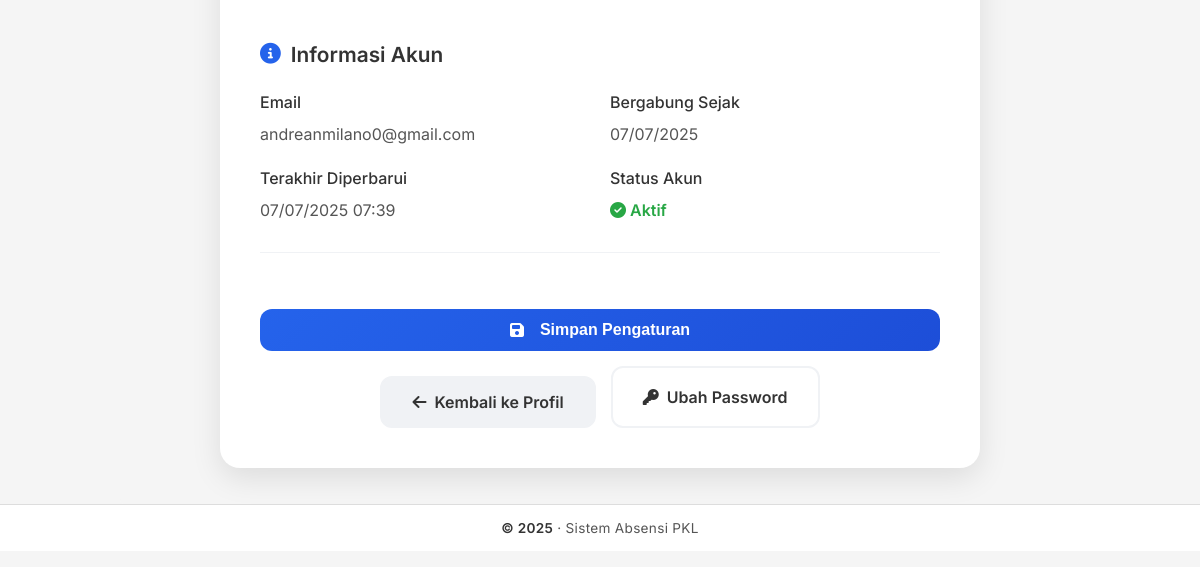
/profile/settings (signed in, lower part), run on an earlier commit of the app's database.
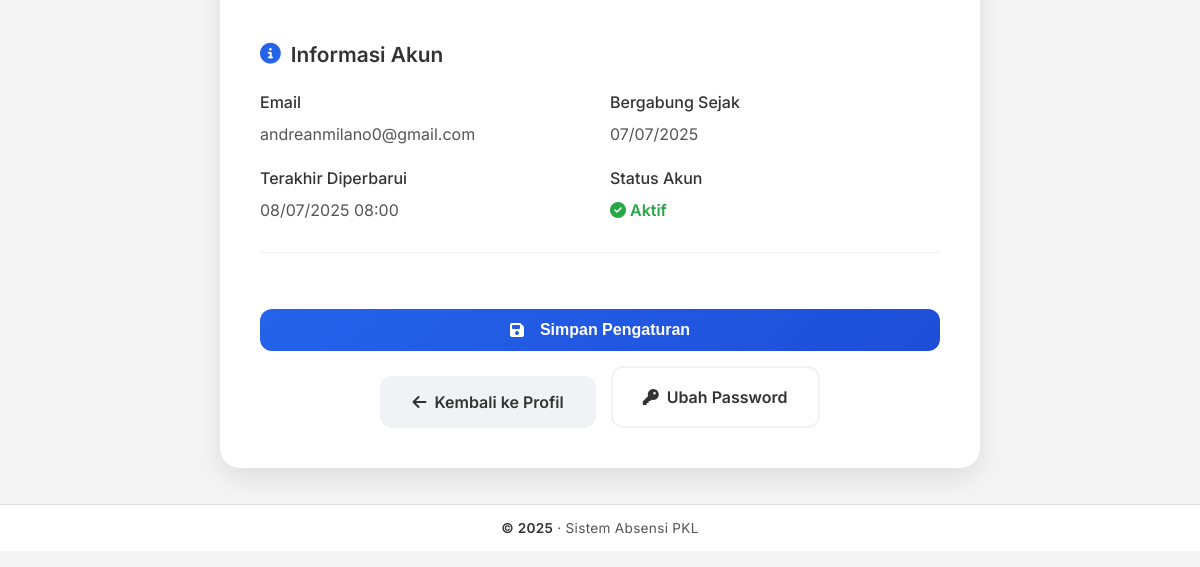
And on a later commit of the database.
### src/models.py (models this page shows, shortened)
class Student(db.Model):
    __tablename__ = 'students'
    id = db.Column(db.Integer, primary_key=True)
    name = db.Column(db.String(100), nullable=False)
    email = db.Column(db.String(120), unique=True, nullable=False)
    password = db.Column(db.String(100), nullable=False)
    created_at = db.Column(db.DateTime, default=datetime.utcnow)
    supervisor = db.Column(db.String(100), nullable=True)
    company = db.Column(db.String(100), nullable=True)
    profile_picture = db.Column(db.String(255), nullable=True, default='default-avatar.png')
    phone = db.Column(db.String(20), nullable=True)
    address = db.Column(db.Text, nullable=True)
    bio = db.Column(db.Text, nullable=True)
    birth_date = db.Column(db.Date, nullable=True)
    gender = db.Column(db.String(10), nullable=True)
    education_level = db.Column(db.String(50), nullable=True)
    school_name = db.Column(db.String(100), nullable=True)
    internship_start_date = db.Column(db.Date, nullable=True)
    internship_end_date = db.Column(db.Date, nullable=True)
    updated_at = db.Column(db.DateTime, default=datetime.utcnow, onupdate=datetime.utcnow)
    is_profile_complete = db.Column(db.Boolean, default=False)
    notification_enabled = db.Column(db.Boolean, default=True)
    theme_preference = db.Column(db.String(10), default='light')

### src/app.py (the view, shortened to what this page needs)
@app.route('/profile/settings', methods=['GET', 'POST'])
def profile_settings():
    if not session.get('logged_in'):
        return redirect(url_for('login'))
    student = Student.query.get(session['student_id'])
    return render_template('profile_settings.html', student=student)

### src/app.py (called while the page is built)
@app.after_request
def after_request(response):
    if request.endpoint == 'attendance' and request.method == 'POST':
        today = datetime.now().date()
        save_attendance_summary(today)
    return response

### src/templates/profile_settings.html (shortened to what this page needs)
{% extends 'base.html' %}
{% block content %}
<div class="settings-container">
    <form method="POST" class="settings-form">
        <div class="settings-section">
            <h3 class="section-title">
                <i class="fas fa-info-circle"></i>
                Informasi Akun
            </h3>
            <div class="setting-item">
                <div class="info-grid" style="display: grid; grid-template-columns: 1fr 1fr; gap: 20px;">
                    <div>
                        <label class="setting-label">Email</label>
                        <p style="color: var(--text-secondary); margin: 0;">{{ student.email }}</p>
                    </div>
                    <div>
                        <label class="setting-label">Bergabung Sejak</label>
                        <p style="color: var(--text-secondary); margin: 0;">
                            {{ student.created_at.strftime('%d/%m/%Y') if student.created_at else '-' }}
                        </p>
                    </div>
                    <div>
                        <label class="setting-label">Terakhir Diperbarui</label>
                        <p style="color: var(--text-secondary); margin: 0;">
                            {{ student.updated_at.strftime('%d/%m/%Y %H:%M') if student.updated_at else '-' }}
                        </p>
                    </div>
                    <div>
                        <label class="setting-label">Status Akun</label>
                        <p style="color: #28a745; margin: 0; font-weight: 600;">
                            <i class="fas fa-check-circle"></i> Aktif
                        </p>
                    </div>
                </div>
            </div>
        </div>
        <div class="settings-actions">
            <button type="submit" class="btn btn-primary">
                <i class="fas fa-save"></i>
                Simpan Pengaturan
            </button>
            <a href="{{ url_for('profile') }}" class="btn btn-secondary">
                <i class="fas fa-arrow-left"></i>
                Kembali ke Profil
            </a>
            <a href="{{ url_for('change_password') }}" class="btn btn-outline">
                <i class="fas fa-key"></i>
                Ubah Password
            </a>
        </div>
    </form>
</div>
{% endblock %}

What changed in the data, as far as the page shows it:
changed Student "andreanmilano0@gmail.com": updated_at "07/07/2025 07:39" → "08/07/2025 08:00"
